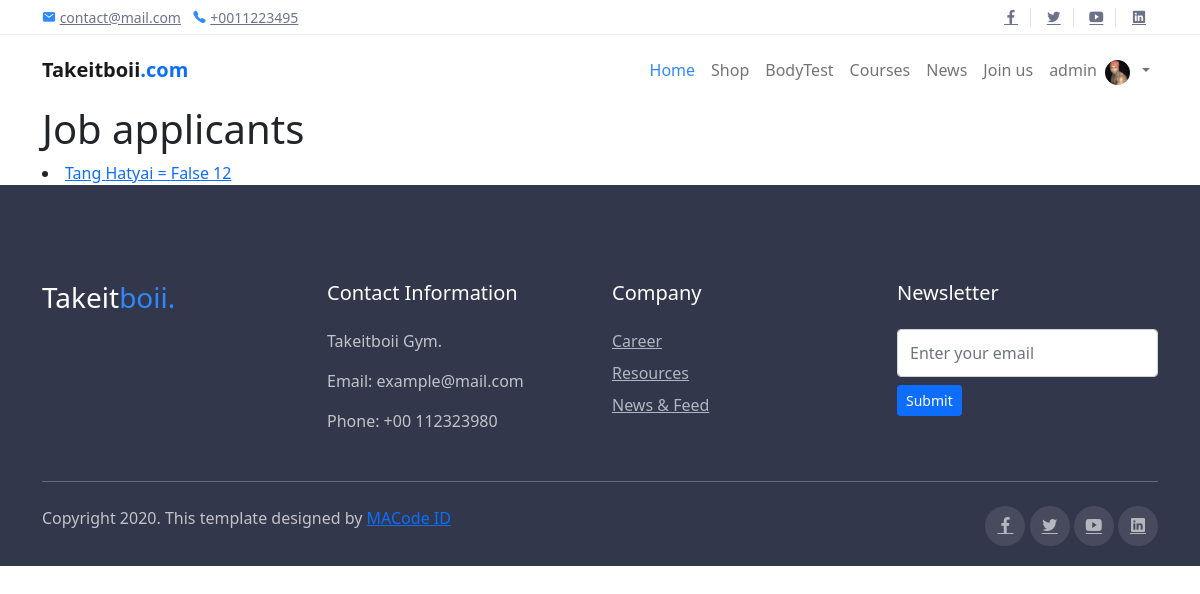
The app's page /administrator/job/ (signed in) with its own data.
### Trainer/models.py (models this page shows, shortened)
class Trainer(models.Model):
    user = models.OneToOneField(User, on_delete=models.CASCADE, blank=True)
    age = models.PositiveIntegerField(default=0)
    gender = models.CharField(max_length=20)
    bio = models.CharField(max_length=250, null=True)
    specialist = models.CharField(max_length=100)
    tel = models.CharField(max_length=10, null=True)
    approve = models.BooleanField(default=False)
    profile_pic = models.ImageField(null=True, blank=True)

### administrator/views.py (the view)
# urls.py: path("job/",views.applicant_list,name="applicant_list"),
def applicant_list(request):
    if request.user.is_superuser:
        applicant = Trainer.objects.all().filter(approve=False)
        return render(request, 'administrator/applicant_list.html', {'applicant': applicant})
    return HttpResponseRedirect(reverse("home:index"))

### administrator/templates/administrator/applicant_list.html
{% extends "home/layout.html" %}
{% load static %}
{% block body %}
    <div class="container">
        <h1>Job applicants</h1>
    {% for mem in applicant %}
        <li>
        <a href="{% url 'administrator:applicant_info'  mem.id %}">{{ mem.user.first_name }} {{mem.user.last_name}} = {{mem.approve}} {{mem.id}}</a>
        </li>
    {% endfor %}
    </div>
{% endblock %}

### home/templates/home/layout.html (shortened to what this page needs)
<!DOCTYPE html>
<html>
{% load static %}
<head>
  <link rel="stylesheet" href="{% static 'assets/css/bootstrap.css' %}">
  <link rel="stylesheet" href="{% static 'assets/css/maicons.css' %}">
  <link rel="stylesheet" href="{% static 'assets/vendor/animate/animate.css' %}">
  <link rel="stylesheet" href="{% static 'assets/vendor/owl-carousel/css/owl.carousel.css' %}">
  <link rel="stylesheet" href="{% static 'assets/vendor/fancybox/css/jquery.fancybox.css' %}">
  <link rel="stylesheet" href="{% static 'assets/css/theme.css' %}">
  <link href="https://cdn.jsdelivr.net/npm/bootstrap@5.1.3/dist/css/bootstrap.min.css" rel="stylesheet"
>
</head>
<body>
  <header>
    <div class="top-bar">
      <div class="container">
        <div class="row align-items-center">
          <div class="col-md-8">
            <div class="d-inline-block">
              <span class="mai-mail fg-primary"></span> <a href="mailto:contact@mail.com">contact@mail.com</a>
            </div>
            <div class="d-inline-block ml-2">
              <span class="mai-call fg-primary"></span> <a href="tel:+0011223495">+0011223495</a>
            </div>
          </div>
          <div class="col-md-4 text-right d-none d-md-block">
            <div class="social-mini-button">
              <a href="#"><span class="mai-logo-facebook-f"></span></a>
              <a href="#"><span class="mai-logo-twitter"></span></a>
              <a href="#"><span class="mai-logo-youtube"></span></a>
              <a href="#"><span class="mai-logo-linkedin"></span></a>
            </div>
          </div>
        </div>
      </div>
    </div>
    <nav class="navbar navbar-expand-lg navbar-light">
      <div class="container">
        <a href="{% url 'home:index' %}" class="navbar-brand">Takeitboii<span class="text-primary">.com</span></a>
        <div class="navbar-collapse collapse" id="navbarContent">
          <ul class="navbar-nav ml-auto pt-3 pt-lg-0">
            <li class="nav-item active">
              <a href="{% url 'home:index' %}" class="nav-link">Home</a>
            </li>
            <li class="nav-item">
              <a href="userprofile.html" class="nav-link">Shop</a>
            </li>
            <li class="nav-item">
              <a href="{% url 'feature:bdTest' %}" class="nav-link">BodyTest</a>
            </li>
            <li class="nav-item">
              <a href="{% url 'Courses:course_list' %}" class="nav-link">Courses</a>
            </li>
            <li class="nav-item">
              <a href="{% url 'News:news-list' %}" class="nav-link">News</a>
            </li>
            <li class="nav-item">
              <a href="{% url 'Trainer:apply' %}" class="nav-link">Join us</a>
            </li>
            {%if request.user.is_authenticated %}
            <li class="nav-item">
              <a href="#" class="nav-link"> {{request.user.username}}</a>
            </li>
            {% if request.user.customer %}
            {% if request.user.customer.profile_pic %}
            <img class='profile-pic-home' src='{{request.user.customer.profile_pic.url}}'>
            {% else %}
            <img class='profile-pic-home' src='/static/images/user_default_pic.jfif'>
            {% endif %}
            {%else%}
            {% if request.user.trainer.profile_pic %}
            <img class='profile-pic-home' src='{{request.user.trainer.profile_pic.url}}'>
            {% else %}
            <img class='profile-pic-home' src='/static/images/trainer_default_pic.jpg'>
            {% endif %}
            {% endif %}
            <li class="nav-item">
            <li class="nav-item dropdown">
              <a class="nav-link dropdown-toggle" href="#" id="navbarDropdown" role="button" data-bs-toggle="dropdown"
                aria-expanded="false">
              </a>
            </li>
            {% endif %}
          </ul>
        </div>
      </div>
    </nav>
    {% block body %}
    {% endblock %}
    <footer class="page-footer">
      <div class="container">
        <div class="row">
          <div class="col-lg-3 py-3">
            <h3>Takeit<span class="fg-primary">boii.</span></h3>
          </div>
          <div class="col-lg-3 py-3">
            <h5>Contact Information</h5>
            <p>Takeitboii Gym.</p>
            <p>Email: example@mail.com</p>
            <p>Phone: +00 112323980</p>
          </div>
          <div class="col-lg-3 py-3">
            <h5>Company</h5>
            <ul class="footer-menu">
              <li><a href="#">Career</a></li>
              <li><a href="#">Resources</a></li>
              <li><a href="#">News & Feed</a></li>
            </ul>
          </div>
          <div class="col-lg-3 py-3">
            <h5>Newsletter</h5>
            <form action="#">
              <input type="text" class="form-control" placeholder="Enter your email">
              <button type="submit" class="btn btn-primary btn-sm mt-2">Submit</button>
            </form>
          </div>
        </div>
        <hr>
        <div class="row mt-4">
          <div class="col-md-6">
            <p>Copyright 2020. This template designed by <a href="https://macodeid.com">MACode ID</a></p>
          </div>
          <div class="col-md-6 text-right">
            <div class="sosmed-button">
              <a href="#"><span class="mai-logo-facebook-f"></span></a>
              <a href="#"><span class="mai-logo-twitter"></span></a>
              <a href="#"><span class="mai-logo-youtube"></span></a>
              <a href="#"><span class="mai-logo-linkedin"></span></a>
            </div>
          </div>
        </div>
      </div>
    </footer>
</body>
</html>

### static/assets/css/theme.css (style rules this page uses)
body { font-family: "Open Sans", sans-serif; font-weight: 400; line-height: 1.65; color: #2d2f38; }
a { color: #4B74FE; text-decoration: none; background-color: transparent; }
h1, .h1, h2, .h2, h3, .h3, h4, .h4, h5, .h5, h6, .h6 { line-height: 1.3; }
.fg-primary { color: #2F89FC !important; }
.btn { padding: 10px 28px; -webkit-transition: all 0.2s ease; transition: all 0.2s ease; }
.btn-primary { color: #fff; background-color: #2F89FC; border-color: #2F89FC; }
.navbar { min-height: 70px; }
.navbar-brand { font-weight: 600; padding-top: 10px; padding-bottom: 10px; }
.navbar-nav { margin-top: 10px; border-top: 1px solid #e4e7ee; -ms-flex-negative: 0; flex-shrink: 0; }
.navbar-nav .nav-link { -webkit-transition: all .2s ease; transition: all .2s ease; }
.navbar-light .navbar-nav .nav-link { color: rgba(109, 114, 139, 0.75); }
.navbar-light .navbar-nav .show > .nav-link, .navbar-light .navbar-nav .active > .nav-link, .navbar-light .navbar-nav .nav-link.show, .navbar-light .navbar-nav .nav-link.active { color: #2F89FC; }
@media (min-width: 992px) { .navbar-expand-lg .navbar-nav { margin-top: 0; border-top: none; } }
@media (min-width: 992px) { .navbar-expand-lg .navbar-nav .nav-link { padding-right: 1rem; padding-left: 1rem; } }
@media (min-width: 992px) { .navbar-expand-lg .navbar-nav { -webkit-box-align: center; -ms-flex-align: center; align-items: center; } }
.form-control { padding: 8px 15px; height: calc(1.5em + 1.375rem + 2px); border-color: #dee1e6; }
.top-bar { display: block; height: 35px; border-bottom: 1px solid #f0f1f6; font-size: 14px; }
.top-bar .container, .top-bar .row { height: 100%; }
.top-bar a { color: #6D728B; }
.social-mini-button a { padding-left: 12px; padding-right: 12px; }
.social-mini-button a:not(:last-child) { border-right: 1px solid #dfe1eb; }
.page-footer { position: relative; display: block; padding-top: 80px; padding-bottom: 20px; background-color: #33374B; color: #fff; }
.page-footer hr { border-color: #464B61; }
.page-footer h5 { margin-bottom: 24px; }
.page-footer p { color: rgba(255, 255, 255, 0.7); }
.footer-menu { position: relative; padding-left: 0; list-style: none; }
.footer-menu li { margin-bottom: 8px; }
.footer-menu a { color: #AFB7C1; }
.sosmed-button a { display: inline-block; width: 40px; height: 40px; line-height: 40px; text-align: center; border-radius: 50%; background-color: rgba(255, 255, 255, 0.1); color: rgba(255, 255, 255, 0.6); outline: none !important; }

### home/templates/home/layout.html (style rules this page uses)
.profile-pic-home { margin-top: 5px; width: 25px; height: 25px; overflow: hidden; -webkit-border-radius: 50%; -moz-border-radius: 50%; -ms-border-radius: 50%; -o-border-radius: 50%; border-radius: 50%; }

### records on screen
Trainer: user.first_name "Tang", user.last_name "Hatyai", approve "False", id "12"

### other values on screen
{{ request.user.username }} "admin"
